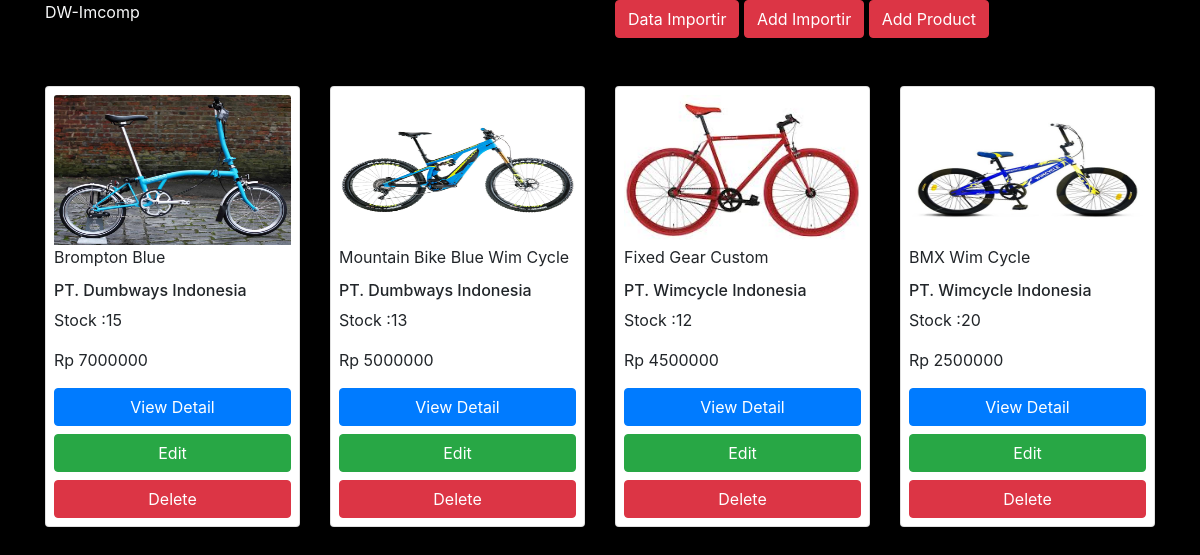
The page / on the database its author committed.
### tables this page shows
CREATE TABLE `product_tb` (
  `id` int(11) NOT NULL,
  `name` varchar(30) NOT NULL,
  `importir_id` int(11) NOT NULL,
  `photo` varchar(255) NOT NULL,
  `qty` int(11) NOT NULL,
  `price` decimal(10,0) NOT NULL
);

CREATE TABLE `importir_tb` (
  `id` int(11) NOT NULL,
  `name` varchar(30) NOT NULL,
  `address` text NOT NULL,
  `phone` varchar(30) NOT NULL
);

### index.php (the view, shortened to what this page needs)
<?php
    include "action.php";
?>
<!DOCTYPE html>
<html lang="en">
<head>
    <link rel="stylesheet" href="https://maxcdn.bootstrapcdn.com/bootstrap/4.5.2/css/bootstrap.min.css">
 </head>
<body style="background-color:black">
    <div class="header mb-5">
        <div class="container">
            <div class="row">
                <div class="col text-light">DW-Imcomp</div>
                <div class="col">
                    <a href="importir.php" type="button" class="btn btn-danger">Data Importir</a>
                    <button type="button" class="btn btn-danger" data-toggle="modal" data-target="#addImportirForm">
                        Add Importir
                    </button>
                    <button type="button" class="btn btn-danger" data-toggle="modal" data-target="#ProductForm">
                        Add Product
                    </button>
                </div>
            </div>
        </div>
    </div>
    <div class="container">
        <div class="card-deck">
        <?php
            $query = "SELECT * FROM product_tb INNER JOIN importir_tb where product_tb.importir_id = importir_tb.id ";
            $stmt=$conn->prepare($query);
            $stmt->execute();
            $result=$stmt->get_result();
            while($row = $result->fetch_array())
            {
         ?>
            <div class="card p-2">
                <img src="<?= $row['photo'];?>" height="150px" class="card-img-top" style="justify-self:center"alt="product-image">
                <h7 class="card-title product-name"><?= $row[1];?></h7><h6><?= $row[7];?></h6>
                <p class="card-text product-stock">Stock :<?= $row[4];?></p>
                <p class="card-text">Rp <?= $row[5];?></small></p>
                <a href="#viewProduct" class="btn btn-primary mb-2" data-toggle="modal" data-id ="<?= $row['0'];?>">View Detail</a>
                <a href="#editProduct" class="btn btn-success mb-2" data-toggle="modal" data-id ="<?= $row['0'];?>">Edit</a>
                <a href="action.php?delete=<?= $row['0'];?>" class="btn btn-danger " onclick="return confirm('Do you want to delete this record ? \n Product Name : <?= $row['1']?> ');">Delete</a>
                </div>
            <?php } ?>
        </div>
    </div>
</body>
</html>

### rows shown on the page
product_tb: photo (picture), name "Brompton Blue", importir_tb.name "PT. Dumbways Indonesia", qty "15", price "7000000"
product_tb: photo (picture), name "Mountain Bike Blue Wim Cycle", importir_tb.name "PT. Dumbways Indonesia", qty "13", price "5000000"
product_tb: photo (picture), name "Fixed Gear Custom", importir_tb.name "PT. Wimcycle Indonesia", qty "12", price "4500000"
product_tb: photo (picture), name "BMX Wim Cycle", importir_tb.name "PT. Wimcycle Indonesia", qty "20", price "2500000"
